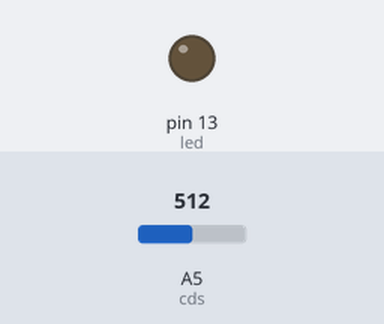
Simulated run of this sketch. Board: Arduino Uno, built with avr-gcc and run on an emulated ATmega328P. Parts: output pins drawn as LEDs (lit = HIGH). Inputs (shaded band) come from the test bench; at power-on: A5 (cds) = 512.

Above: at 1.2 s.
1.3 s: A5 (cds) set to 529
At 2.3 s:
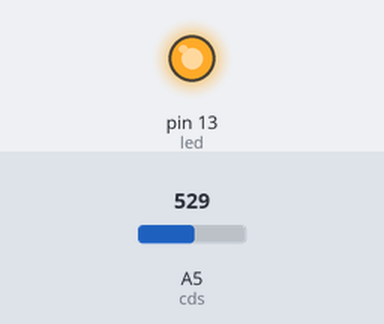
2.8 s: A5 (cds) set to 511
At 3.4 s:
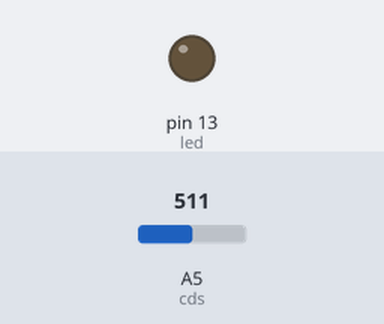
4.3 s: A5 (cds) set to 716
At 5.7 s:
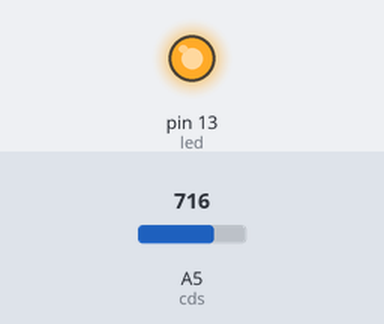
Timing chart, 0 to 7.3 s (numbered marks = the images above; inputs shaded):
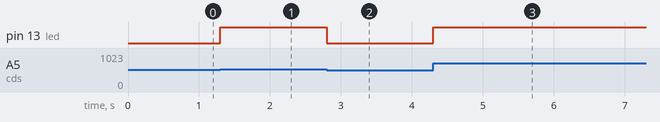

The sketch:

LightSensorTest.ino
```cpp
const int led = 13;
const int cds = A5;
void setup() {
  // put your setup code here, to run once:
  Serial.begin(9600);
  pinMode(led, OUTPUT);
}

void loop() {
  // put your main code here, to run repeatedly:
  int val;
  val = analogRead(cds);
  if(val > 512)///512 = 2.5v,可以自己调试，
  //传感器越敏感数值调高，越迟顿数值调低
  {
    digitalWrite(led, HIGH);
  }
  else
  {
    digitalWrite(led, LOW);
  }
}
```

Measured:
- the behaviour switches between 512 and 513 on A5 (cds) (found by bisection; images 0 and 1)
- after the input at 1.3 s, pin 13 (led): LOW → HIGH at once
- after the input at 2.8 s, pin 13 (led): HIGH → LOW at once
- after the input at 4.3 s, pin 13 (led): LOW → HIGH at once
